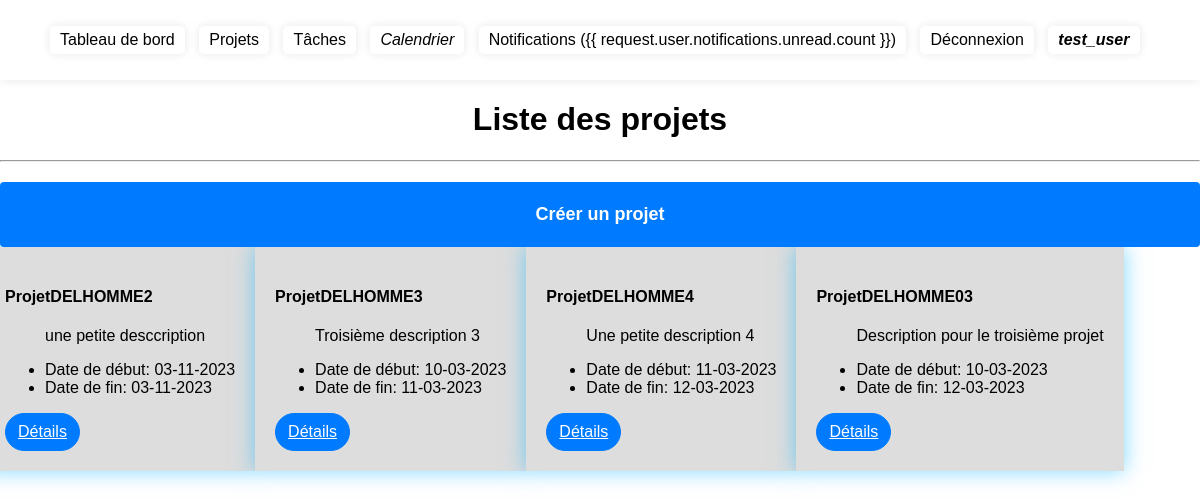
Before: /projects/ (signed in) with the older database file.
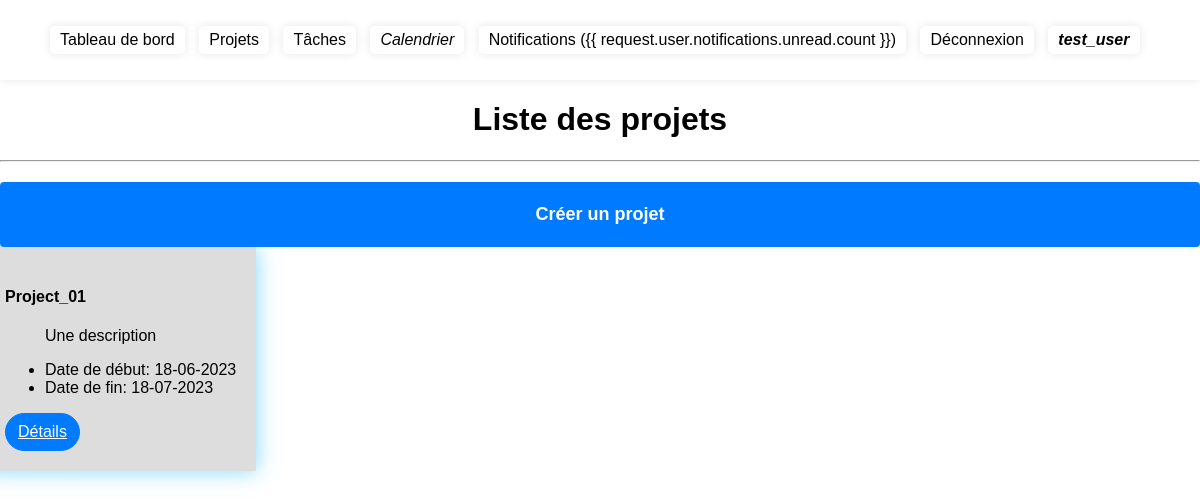
After: the same page with the newer database file.
### project/models.py (models this page shows, shortened)
class Project(models.Model):
    name = models.CharField(max_length=200, verbose_name=_('Nom'))
    description = models.TextField(verbose_name=_('Description'))
    created_by = models.ForeignKey(User, on_delete=models.SET_NULL, null=True, blank=True,
                                   related_name='created_projects')
    assigned_to = models.ManyToManyField(User, related_name='assigned_projects')
    start_date = models.DateField()
    end_date = models.DateField()
    comments = models.TextField(blank=True)

### project/views.py (the view)
# urls.py: path('', ProjectListView.as_view(), name='project_list_by_start_date'),
class ProjectListView(ListView):
    model = Project
    template_name = 'project/project_list.html'
    ordering = ['-start_date']
    def get_queryset(self):
        return Project.objects.filter(
            assigned_to=self.request.user)

### project/templates/project/project_list.html (shortened to what this page needs)
{% extends 'base.html' %}
{% block content %}
<h1>Liste des projets</h1>
<hr>
<div class="text-center my-5">
    <div class="custom-button-container btn-animated btn-primary">
        <a href="{% url 'project_create' %}">Créer un projet</a>
    </div>
</div>
<div class="row">
    {% for project in object_list %}
    <div class="col-md-4">
        <div class="card mb-4 shadow-sm">
            <div class="card-header">
                <h4 class="my-0 font-weight-normal">{{ project.name }}</h4>
            </div>
            <div class="card-body">
                <ul class="list-unstyled mt-3 mb-4">
                    <p>{{ project.description }}</p>
                    <li>Date de début: {{ project.start_date|date:"d-m-Y" }}</li>
                    <li>Date de fin: {{ project.end_date|date:"d-m-Y" }}</li>
                </ul>
                <a href="{% url 'project_detail' project.pk %}" class="btn btn-primary rounded-pill">Détails</a>
            </div>
        </div>
    </div>
    {% endfor %}
</div>
{% endblock %}

Changed rows visible on the page:
removed Project: name "ProjetDELHOMME2", description "une petite desccription", start_date "03-11-2023", end_date "03-11-2023"
removed Project: name "ProjetDELHOMME3", description "Troisième description 3", start_date "10-03-2023", end_date "11-03-2023"
removed Project: name "ProjetDELHOMME4", description "Une petite description 4", start_date "11-03-2023", end_date "12-03-2023"
removed Project: name "ProjetDELHOMME03", description "Description pour le troisième projet", start_date "10-03-2023", end_date "12-03-2023"
added Project: name "Project_01", description "Une description", start_date "18-06-2023", end_date "18-07-2023"
